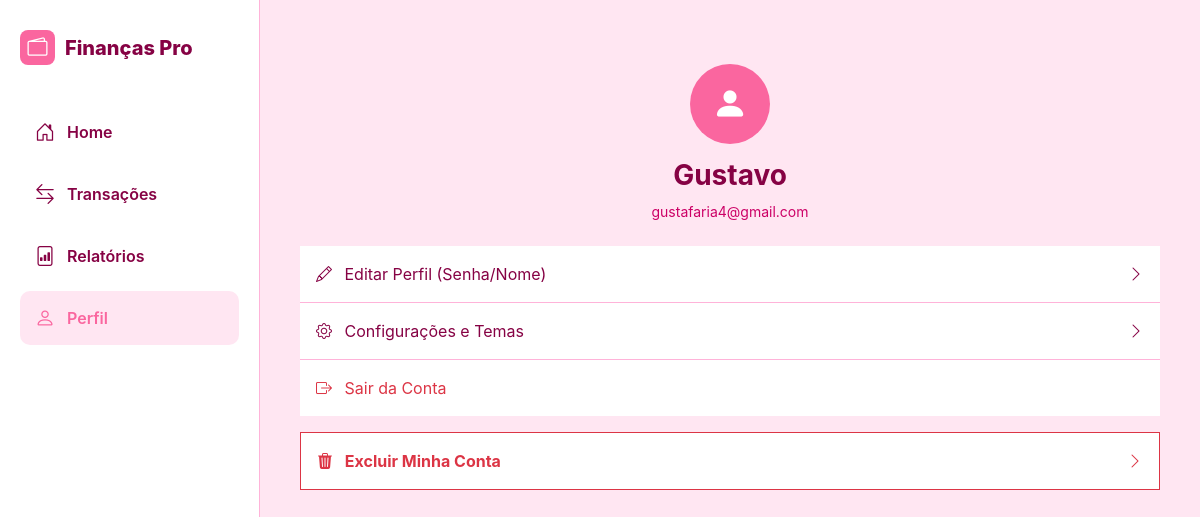
Page /perfil (signed in) on the earlier database version.
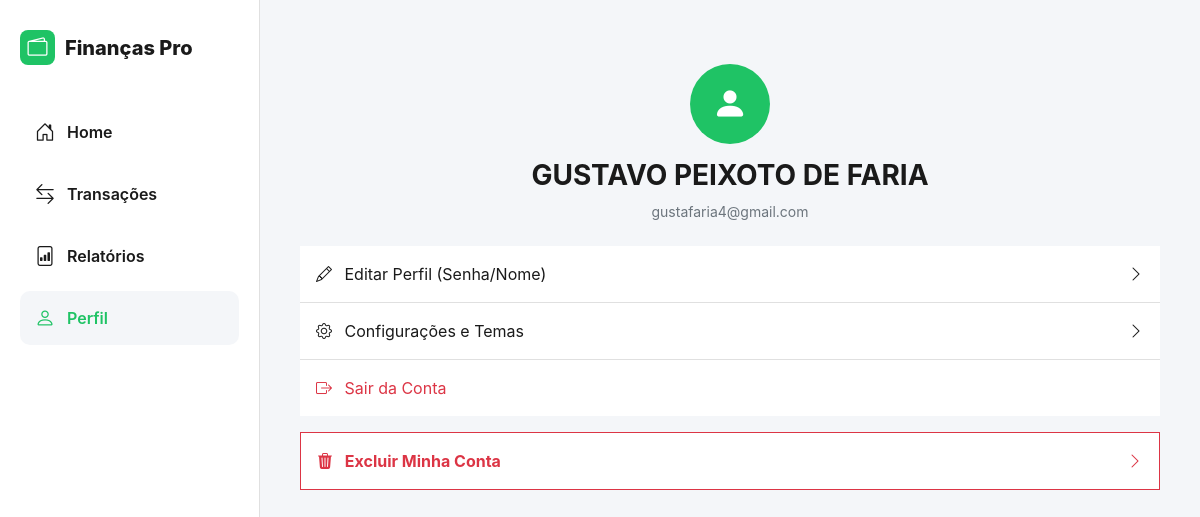
Same page on the later database version.
### tables this page shows
CREATE TABLE usuario (
                    id INTEGER PRIMARY KEY AUTOINCREMENT,
                    nome TEXT NOT NULL,
                    email TEXT UNIQUE NOT NULL,
                    senha_hash TEXT NOT NULL,
                    data_cadastro DATE DEFAULT CURRENT_DATE
                , telefone TEXT DEFAULT '', tema TEXT DEFAULT 'light', input_pix BOOLEAN DEFAULT 0, tentativas_login INTEGER DEFAULT 0, bloqueado_ate TEXT, codigo_recuperacao TEXT, data_exclusao TEXT);

### app.py (the view)
@app.route('/perfil')
@login_required
def perfil():
    return render_template('perfil.html')

### app.py (called while the page is built)
def login_required(f):
    @wraps(f)
    def decorated_function(*args, **kwargs):
        if 'usuario_id' not in session:
            return redirect(url_for('login'))
        return f(*args, **kwargs)
    return decorated_function

@app.context_processor
def inject_globals():
    if 'usuario_id' in session:
        uid = session['usuario_id']
        usr = usuario_repo.buscar_por_id(uid)
        hoje = datetime.now().strftime('%Y-%m-%d')
        cats_ganho = transacao_repo.buscar_categorias_unicas(uid, 'ganho')
        cats_gasto = transacao_repo.buscar_categorias_unicas(uid, 'gasto')
        return dict(usuario_global=usr, hoje_data=hoje, cats_ganho=cats_ganho, cats_gasto=cats_gasto)
    return dict()

### database.py (called while the page is built)
    def get_connection(self):
        conn = sqlite3.connect(self.db_name)
        conn.row_factory = sqlite3.Row
        return conn

### repositories.py (called while the page is built)
    def buscar_categorias_unicas(self, usuario_id, tipo):
        with self.db.get_connection() as conn:
            rows = conn.execute("SELECT DISTINCT categoria FROM transacoes WHERE usuario_id = ? AND tipo = ? ORDER BY categoria", (usuario_id, tipo)).fetchall()
            return [r['categoria'] for r in rows]

### templates/perfil.html (shortened to what this page needs)
{% extends 'base.html' %}
{% block content %}
<div class="px-3 px-lg-0 mt-4 text-center">
    <div style="width: 80px; height: 80px; background-color: var(--green-main); border-radius: 50%; display: flex; align-items: center; justify-content: center; font-size: 35px; color: white; margin: 0 auto 15px;">
        <i class="bi bi-person-fill"></i>
    </div>
    <h3 class="fw-bold">{{ usuario_global.nome }}</h3>
    <p class="text-muted small">{{ usuario_global.email }}</p>
    <div class="dashboard-card mt-4 text-start p-0 overflow-hidden">
        <a href="/perfil/editar" class="d-flex align-items-center justify-content-between p-3 text-decoration-none" style="color: var(--text-dark); border-bottom: 1px solid var(--border-color);">
            <span><i class="bi bi-pencil me-2"></i> Editar Perfil (Senha/Nome)</span> <i class="bi bi-chevron-right"></i>
        </a>
        <a href="/configuracoes" class="d-flex align-items-center justify-content-between p-3 text-decoration-none" style="color: var(--text-dark); border-bottom: 1px solid var(--border-color);">
            <span><i class="bi bi-gear me-2"></i> Configurações e Temas</span> <i class="bi bi-chevron-right"></i>
        </a>
        <a href="/logout" class="d-flex align-items-center justify-content-between p-3 text-decoration-none text-danger">
            <span><i class="bi bi-box-arrow-right me-2"></i> Sair da Conta</span>
        </a>
    </div>
    <div class="dashboard-card mt-3 p-0 overflow-hidden border border-danger">
        <a href="/perfil/excluir" class="d-flex align-items-center justify-content-between p-3 text-decoration-none text-danger">
            <span class="fw-bold"><i class="bi bi-trash3-fill me-2"></i> Excluir Minha Conta</span> <i class="bi bi-chevron-right"></i>
        </a>
    </div>
</div>
{% endblock %}

Differences in the rows shown:
changed usuario "gustafaria4@gmail.com": tema "pink" → "light" (drawn); nome "Gustavo" → "GUSTAVO PEIXOTO DE FARIA"
